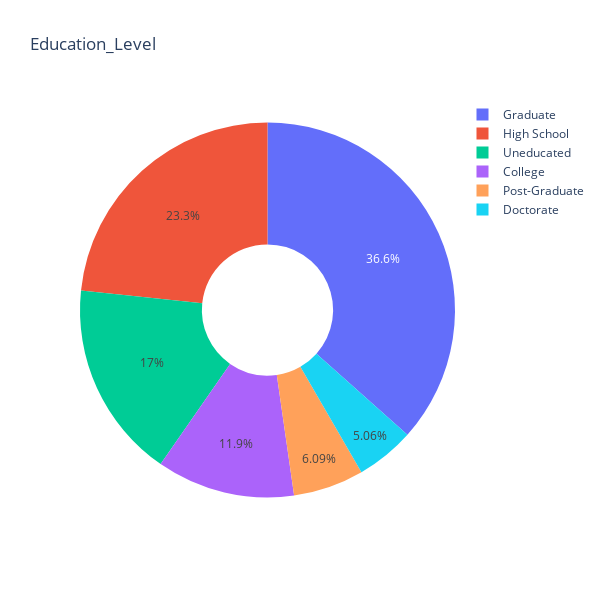

Notebook cell for this chart:
### Markdown cell above
Plotando-se o nível educacional dos clientes utlizando um gráfico de pizza.

### Code cell
pie_charts(df = base_dados, col = 'Education_Level')

### Figure 1 — Plotly figure (JSON) as saved in the notebook; plotly's stock layout.template omitted (floating-point values rounded to 4 significant figures; data arrays with more than 128 entries replaced by an {"elided": "..."} marker saying what was removed)
{"data": [{"domain": {"x": [0, 1], "y": [0, 1]}, "hole": 0.35, "hovertemplate": "Education_Level=%{label}<extra></extra>", "labels": {"elided": "7081 str values"}, "legendgroup": "", "name": "", "showlegend": true, "type": "pie"}], "layout": {"height": 600, "legend": {"tracegroupgap": 0}, "title": {"text": "Education_Level"}, "width": 600}}
